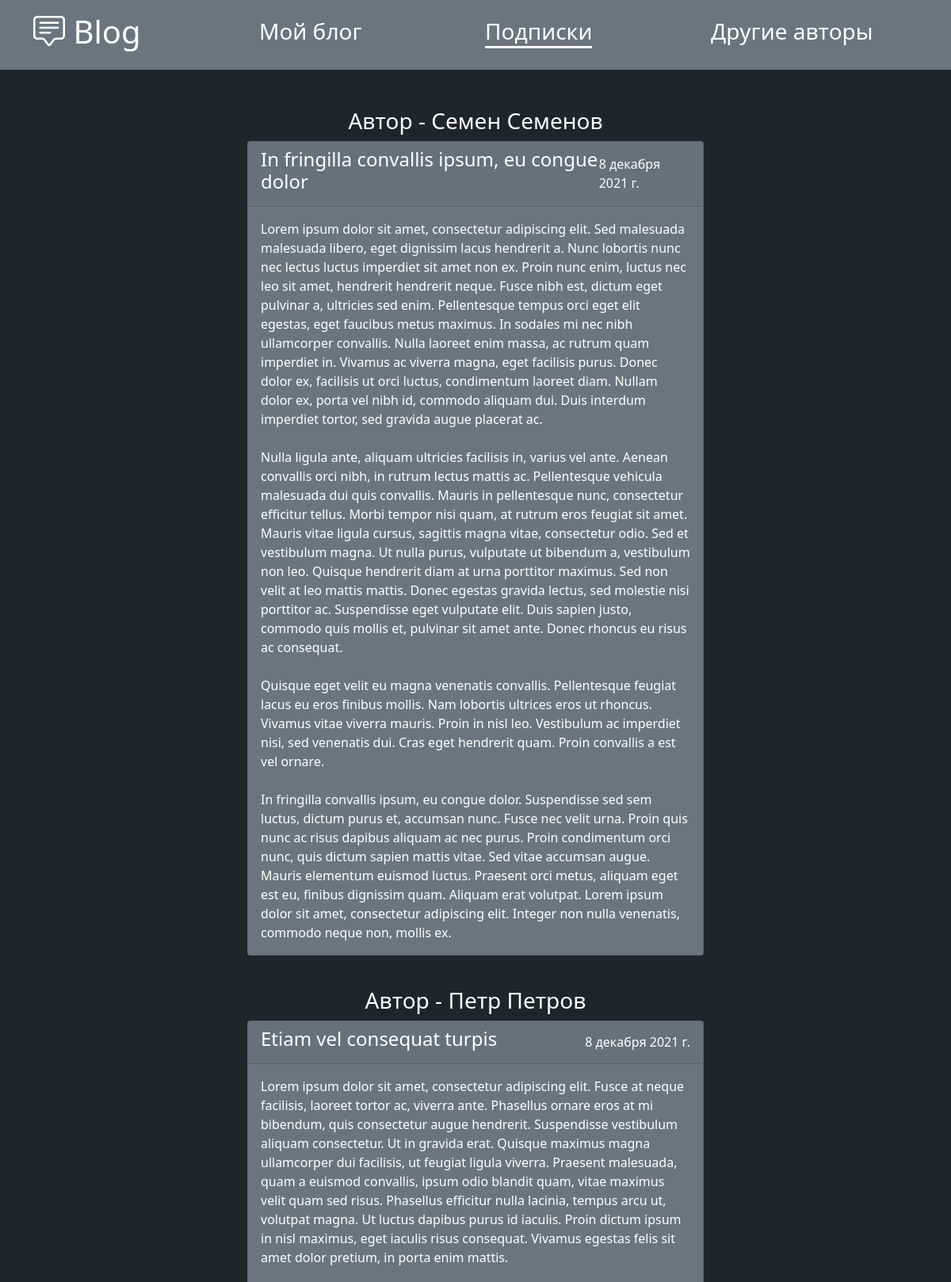
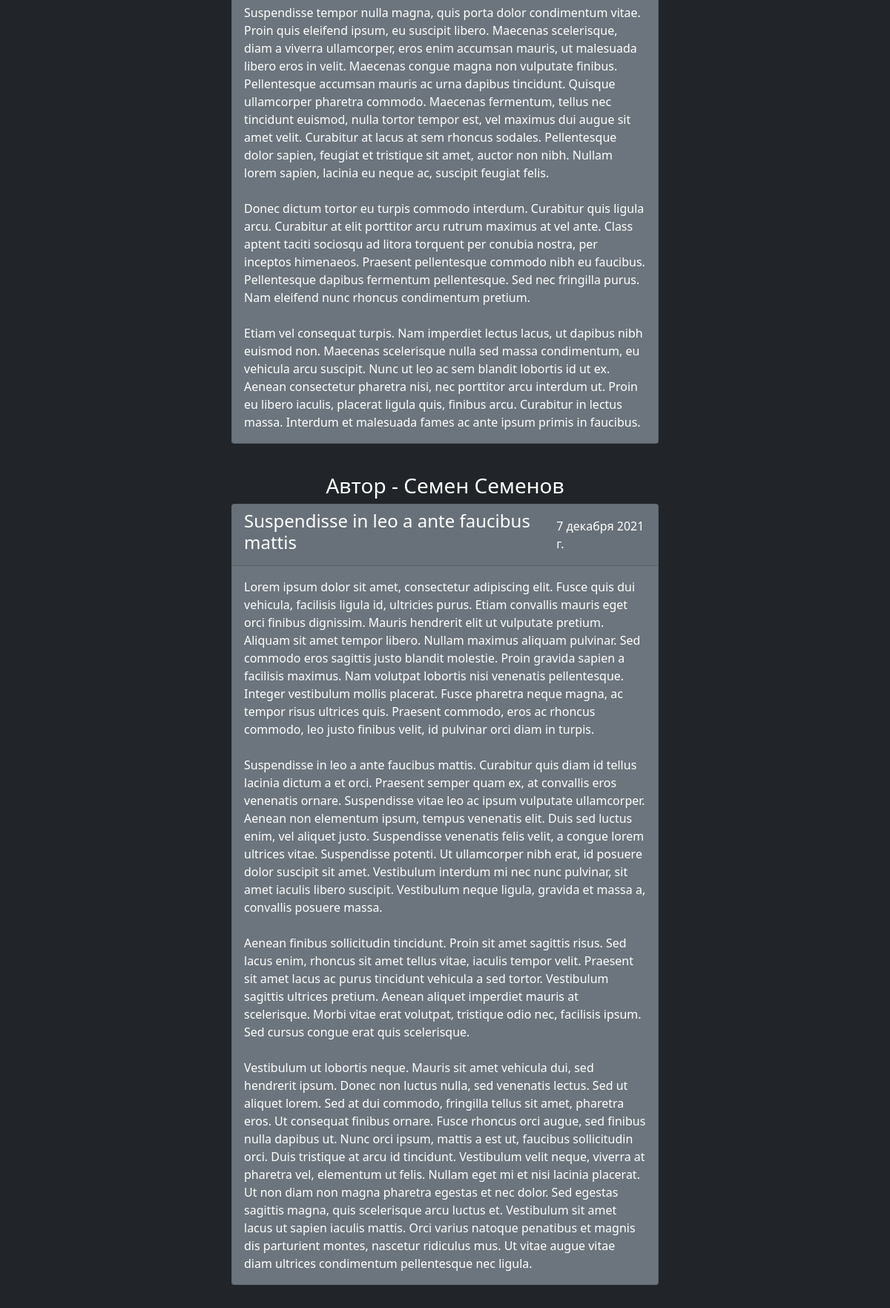
Page /subscriptions/ (signed in, upper part) on the committed database (2 pictures, top to bottom).
### main_app/models.py (models this page shows, shortened)
class Post(models.Model):
    author = models.ForeignKey(User, on_delete=models.CASCADE, verbose_name='Запись')
    title = models.CharField('Заголовок', max_length=150)
    content = models.TextField('Контент', max_length=3000)
    pub_date = models.DateTimeField('Дата публикации', auto_now_add=True)
    class Meta:
        verbose_name = 'Запись'
        verbose_name_plural = 'Записи'
        ordering = ['-pub_date']

### main_app/views.py (the view)
# urls.py: path('subscriptions/', login_required(views.SubscriptionPage.as_view()), name='subscriptions')
class SubscriptionPage(TemplateView):
    template_name = 'main_app/post_list_sub.html'
    def get_context_data(self, **kwargs):
        context = super().get_context_data(**kwargs)
        context['posts'] = self.get_post_list(self.request.user)
        context['title'] = 'Подписки'
        context['subscriptions'] = services.get_subscriptions(self.request.user)
        return context
    @staticmethod
    def get_post_list(user):
        subscriptions = services.get_subscriptions(user)
        return Post.objects.filter(author__in=subscriptions).order_by('-pub_date')

### main_app/services.py (called while the page is built)
def get_subscriptions(user):
    subscription_list = get_subscription_list(user)
    return subscription_list.subscriptions.all()

def get_subscription_list(user):
    subscription_list, created = SubscriptionList.objects.get_or_create(user=user)
    return subscription_list

### main_app/templates/main_app/post_list_sub.html (shortened to what this page needs)
{% extends 'main_app/base.html' %}
{% block content %}
  <div class="row justify-content-center">
    <div class="col-6">
      <div class="row flex-column align-items-center">
        {% if subscriptions %}
          {% for post in posts %}
            <span class="col-auto h3 text-white">
            <a href="{% url 'author' post.author.pk %}" class="blog-link">Автор - {{ post.author.get_full_name }}</a>
          </span>
            {% include 'main_app/post.html' %}
          {% endfor %}
        {% else %}
          <div class="col-auto py-5">
            <span class="text-white h4"><a href="{% url 'post-list' %}" class="">Подписывайтесь</a> на любимых авторов, чтобы не пропустить ни одной записи</span>
          </div>
        {% endif %}
      </div>
    </div>
  </div>
{% endblock %}

### main_app/templates/main_app/base.html (shortened to what this page needs)
<!DOCTYPE html>
{% load static %}
<html lang="en">
<head>
  <link rel="stylesheet" href="{% static 'main_app/css/bootstrap-icons.css' %}">
  <link rel="stylesheet" href="{% static 'main_app/css/bootstrap.css' %}">
  <link rel="stylesheet" href="{% static 'main_app/css/style.css' %}">
</head>
<body class="bg-dark">
<header class="bg-secondary py-3 mb-5">
  <div class="container">
    <div class="row h3 text-white ">
      <div class="col d-flex align-items-center">
        <span class="display-6 text-white">
          <i class="bi bi-chat-square-text"></i>
          Blog
        </span>
      </div>
      <div class="col d-flex align-items-center">
        <span class=""><a href="{% url 'index' %}" class="blog-link">Мой блог</a></span>
      </div>
      <div class="col d-flex align-items-center">
        <span class=""><a href="{% url 'subscriptions' %}" class="blog-link">Подписки</a></span>
      </div>
      <div class="col d-flex align-items-center">
        <span class=""><a href="{% url 'post-list' %}" class="blog-link">Другие авторы</a></span>
      </div>
    </div>
  </div>
</header>
<div class="container-fluid">
  {% block content %}
  {% endblock %}
</div>
</body>
</html>

### main_app/templates/main_app/post.html
<div class="mb-4" id="post{{ post.pk }}">
  <div class="card text-white bg-secondary mb-3 ">
    <div class="card-header d-flex justify-content-between align-items-center">
      <span class="h4">{{ post.title }}</span>
      <span>{{ post.pub_date|date }}</span>
    </div>
    <div class="card-body">
      <p class="card-text">
        {{ post.content|linebreaksbr }}
      </p>
    </div>
  </div>
</div>

### main_app/static/main_app/css/style.css (style rules this page uses)
body { min-height: 1000px; }
.blog-link { text-decoration: none; color: inherit; }

### rows in the picture
Post: author.get_full_name "Семен Семенов", title "In fringilla convallis ipsum, eu congue dolor", pub_date "8 декабря 2021 г.", content "Lorem ipsum dolor sit amet, consectetur adipiscing elit. Sed malesuada malesuada libero, eget dignissim lacus hendrerit a. Nunc lobortis nunc nec lectus luctus imperdiet sit amet non ex. Proin nunc enim, luctus nec leo sit amet, hendrerit hendrerit neque. Fusce nibh est, dictum eget pulvinar a, ultricies sed enim. Pellentesque tempus orci eget elit egestas, eget faucibus metus maximus. In sodales mi nec nibh ullamcorper convallis. Nulla laoreet enim massa, ac rutrum quam imperdiet in. Vivamus ac viverra magna, eget facilisis purus. Donec dolor ex, facilisis ut orci luctus, condimentum laoreet diam. Nullam dolor ex, porta vel nibh id, commodo aliquam dui. Duis interdum imperdiet tortor, sed…"
Post: author.get_full_name "Петр Петров", title "Etiam vel consequat turpis", pub_date "8 декабря 2021 г.", content "Lorem ipsum dolor sit amet, consectetur adipiscing elit. Fusce at neque facilisis, laoreet tortor ac, viverra ante. Phasellus ornare eros at mi bibendum, quis consectetur augue hendrerit. Suspendisse vestibulum aliquam consectetur. Ut in gravida erat. Quisque maximus magna ullamcorper dui facilisis, ut feugiat ligula viverra. Praesent malesuada, quam a euismod convallis, ipsum odio blandit quam, vitae maximus velit quam sed risus. Phasellus efficitur nulla lacinia, tempus arcu ut, volutpat magna. Ut luctus dapibus purus id iaculis. Proin dictum ipsum in nisl maximus, eget iaculis risus consequat. Vivamus egestas felis sit amet dolor pretium, in porta enim mattis. Suspendisse tempor nulla…"
Post: author.get_full_name "Семен Семенов", title "Suspendisse in leo a ante faucibus mattis", pub_date "7 декабря 2021 г.", content "Lorem ipsum dolor sit amet, consectetur adipiscing elit. Fusce quis dui vehicula, facilisis ligula id, ultricies purus. Etiam convallis mauris eget orci finibus dignissim. Mauris hendrerit elit ut vulputate pretium. Aliquam sit amet tempor libero. Nullam maximus aliquam pulvinar. Sed commodo eros sagittis justo blandit molestie. Proin gravida sapien a facilisis maximus. Nam volutpat lobortis nisi venenatis pellentesque. Integer vestibulum mollis placerat. Fusce pharetra neque magna, ac tempor risus ultrices quis. Praesent commodo, eros ac rhoncus commodo, leo justo finibus velit, id pulvinar orci diam in turpis. Suspendisse in leo a ante faucibus mattis. Curabitur quis diam id tellus…"
